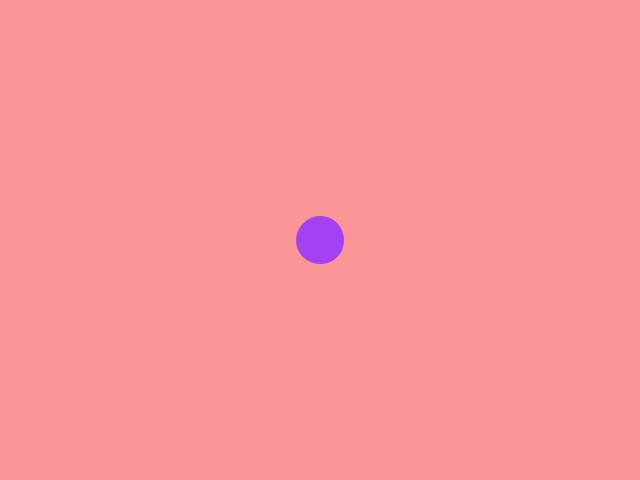
Frame 1 (no input)
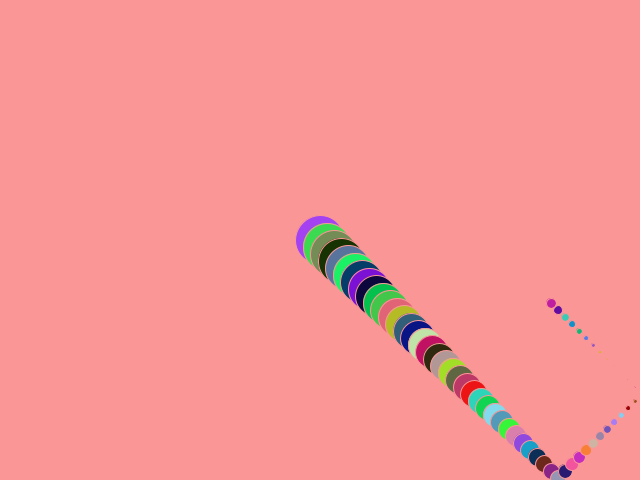
Frame 60 (the mouse pressed at the canvas centre just before this capture)
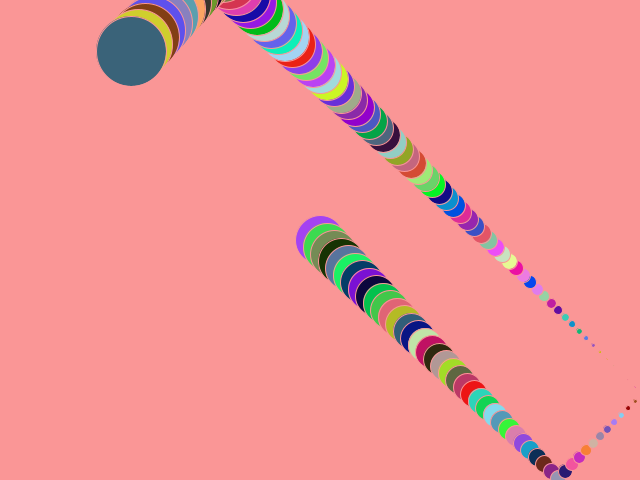
Frame 120 (the mouse held since frame 60 and released just before this capture)

The Processing sketch that drew these frames (run headless with seeded random() and noise(); from frame 60 on, the mouse is pressed at the canvas centre):

// Processing sketch: exercise01
// ── exercise01.pde
//Declaring the variables 
final int CIRCLE_SPEED = 7; //speed at which the circle will be travelling
//variables for the different colors that will be used
final color NO_CLICK_FILL_COLOR = color(118, 217, 255);
final color CLICK_FILL_COLOR = color(100, 100, 250);
final color BACKGROUND_COLOR = color(250, 150, 150);
final color STROKE_COLOR = color(250, 150, 150);
final int CIRCLE_SIZE = 50; //variable for the size of the circle

//Declaring the variables for the position and the velocity of the circle 
int circleX;
int circleY;
int circleVX;
int circleVY;

//MY VARIABLES
int randomR ; //random for red
int randomG ; //random for green
int randomB ; //random for blue
int changingSize = 50; //size of the circle which changes 

void setup() {
  size(640, 480);  
  //setting the starting position of the circle in the middle of the canvas
  circleX = width/2; 
  circleY = height/2;
  //making both velocities the same as the speed (7)
  circleVX = CIRCLE_SPEED; 
  circleVY = CIRCLE_SPEED;
  //setting the colour of the circle and its storke, as well as the background
  stroke(STROKE_COLOR);
  fill(NO_CLICK_FILL_COLOR);
  background(BACKGROUND_COLOR);
  rectMode(CENTER);
}

void draw() {
  //generate random colours
 randomR = int(random(255)); 
 randomG = int(random(255));
 randomB = int(random(255));
 
    if (dist(mouseX, mouseY, circleX, circleY) < CIRCLE_SIZE/2) { //checks whether the distance between the mouse and the circle is less than the size of the circle, in order to determine whether the mouse is on top of it or not
    fill(CLICK_FILL_COLOR); //if it is then the colour of the circle changes to the value stored in the CLICK_FILL_COLOR variable
  } else {
    fill(randomR,randomG,randomB);//otherwise the colour stays random
  }
  
  if (mouseX > width/2){ //depending on which side of the screen the mouse is the circle gets smaller or bigger
    changingSize += 1;  //gets bigger
    rect(circleX, circleY, changingSize, changingSize); // the rectangle is drawn using the cooridinates and sizes stated in the variables
  } else {
    changingSize -= 1;  //gets smaller
    ellipse(circleX, circleY, changingSize, changingSize); // the ellipse is drawn using the cooridinates and sizes stated in the variables
  }
  
  //With every draw loop the speed is added to the position of the circle (both in X and Y), making it move diagonally
  circleX += circleVX;
  circleY += circleVY;
  if (circleX + changingSize/2 > width || circleX - changingSize/2 < 0) { //checks if the ellipse touches either of the edges in x
    circleVX = -circleVX;//reverses the direction of the circle in x if it does, making the circle bounce back
  }
  if (circleY + changingSize/2 > height || circleY - changingSize/2 < 0) { //checks if the ellipse touches either of the edges in y
    circleVY = -circleVY;//reverses the direction of the circle in y if it does, making the circle bounce back
  }
}

void mousePressed() {
  background(BACKGROUND_COLOR);//if the mouse is pressed the trail of the circle gets erased by the background color 
  
}
